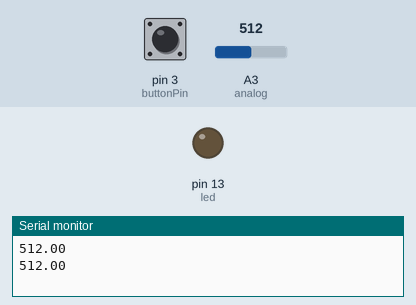
A sketch run on a simulated Arduino Uno, built with avr-gcc and run on an emulated ATmega328P. On the bench: output pins drawn as LEDs (lit = HIGH), the last lines printed to the serial monitor. The test bench sets the inputs (shaded band); at power-on: pin 3 (buttonPin) LOW, A3 (analog) = 512.

Above: at 1.8 s.
1.9 s: pin 3 (buttonPin) pulled HIGH for 1.2 s
At 2.6 s:
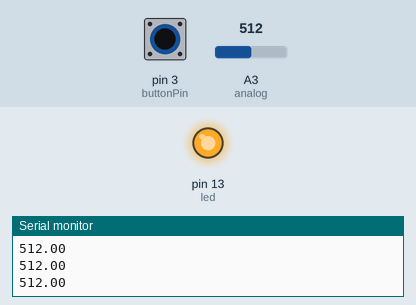
5.5 s: pin 3 (buttonPin) pulled HIGH for 3.2 s
At 9.3 s:
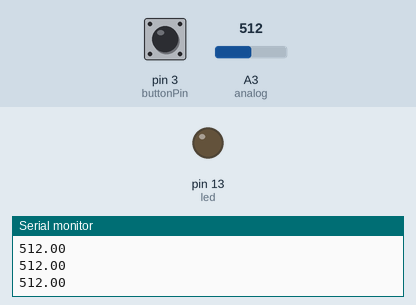
Timing chart, 0 to 10.8 s (numbered marks = the images above; inputs shaded):
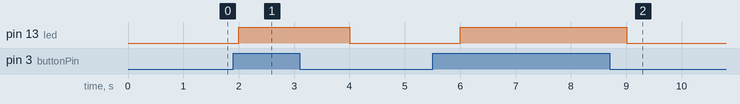

Measured:
- after the input at 1.9 s, pin 13 (led): LOW → HIGH after 0.10 s, → LOW 2.0 s later
- after the input at 5.5 s, pin 13 (led): LOW → HIGH after 0.50 s, → LOW 3.0 s later

The sketch:

FlameDetector_Module.ino
```cpp
int led = 13;
int buttonPin = 3;
int analog = A3;
int val;
float sensor;

void setup() {
  // put your setup code here, to run once:
  pinMode(led,OUTPUT);
  pinMode(buttonPin,INPUT);
  pinMode(analog,INPUT);
  Serial.begin(9600);
}

void loop() {
  // put your main code here, to run repeatedly:
  sensor = analogRead(analog);
  Serial.println(sensor);
  val = digitalRead(buttonPin);

  if (val == HIGH)
  {
    digitalWrite(led,HIGH);
  }
  else
  {
    digitalWrite(led,LOW);
  }
  delay(1000);
}
```
